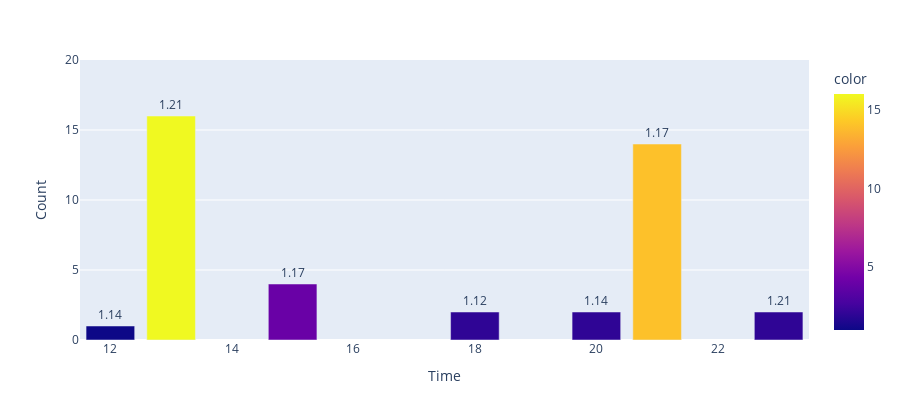

Write notebook code for a chart like this one.
### Code cell
hours = []
count = []
average = []

for i in range(0, len(hourly_df['time'])):
    if hourly_df['count'][i] != 0.0:
        count.append(hourly_df['count'][i])
        hours.append(hourly_df['time'][i])
        average.append(hourly_df['avg'][i])

fig = px.bar(x=hours, y=count, hover_data=[count, average], height=420, color=count, text=average)
fig.update_traces(texttemplate = '%{text: .2s}', textposition='outside')
fig.update_layout(uniformtext_minsize=8, uniformtext_mode='hide')
fig.update_yaxes(range=[0, 20], title_text='Count')
fig.update_xaxes(title_text='Time')

fig

### Figure 1 — Plotly figure (JSON) as saved in the notebook; plotly's stock layout.template omitted (floating-point values rounded to 4 significant figures)
{"data": [{"alignmentgroup": "True", "customdata": [[1, 1.14], [16, 1.21], [4, 1.17], [2, 1.12], [2, 1.14], [14, 1.17], [2, 1.21]], "hovertemplate": "x=%{x}<br>y=%{y}<br>hover_data_0=%{customdata[0]}<br>hover_data_1=%{customdata[1]}<br>text=%{text}<br>color=%{marker.color}<extra></extra>", "legendgroup": "", "marker": {"color": [1, 16, 4, 2, 2, 14, 2], "coloraxis": "coloraxis"}, "name": "", "offsetgroup": "", "orientation": "v", "showlegend": false, "text": [1.14, 1.21, 1.17, 1.12, 1.14, 1.17, 1.21], "textposition": "outside", "texttemplate": "%{text: .2s}", "type": "bar", "x": [12, 13, 15, 18, 20, 21, 23], "xaxis": "x", "y": [1, 16, 4, 2, 2, 14, 2], "yaxis": "y"}], "layout": {"barmode": "relative", "coloraxis": {"colorbar": {"title": {"text": "color"}}, "colorscale": [[0, "#0d0887"], [0.1111, "#46039f"], [0.2222, "#7201a8"], [0.3333, "#9c179e"], [0.4444, "#bd3786"], [0.5556, "#d8576b"], [0.6667, "#ed7953"], [0.7778, "#fb9f3a"], [0.8889, "#fdca26"], [1, "#f0f921"]]}, "height": 420, "legend": {"tracegroupgap": 0}, "margin": {"t": 60}, "uniformtext": {"minsize": 8, "mode": "hide"}, "xaxis": {"anchor": "y", "domain": [0, 1], "title": {"text": "Time"}}, "yaxis": {"anchor": "x", "domain": [0, 1], "range": [0, 20], "title": {"text": "Count"}}}}
